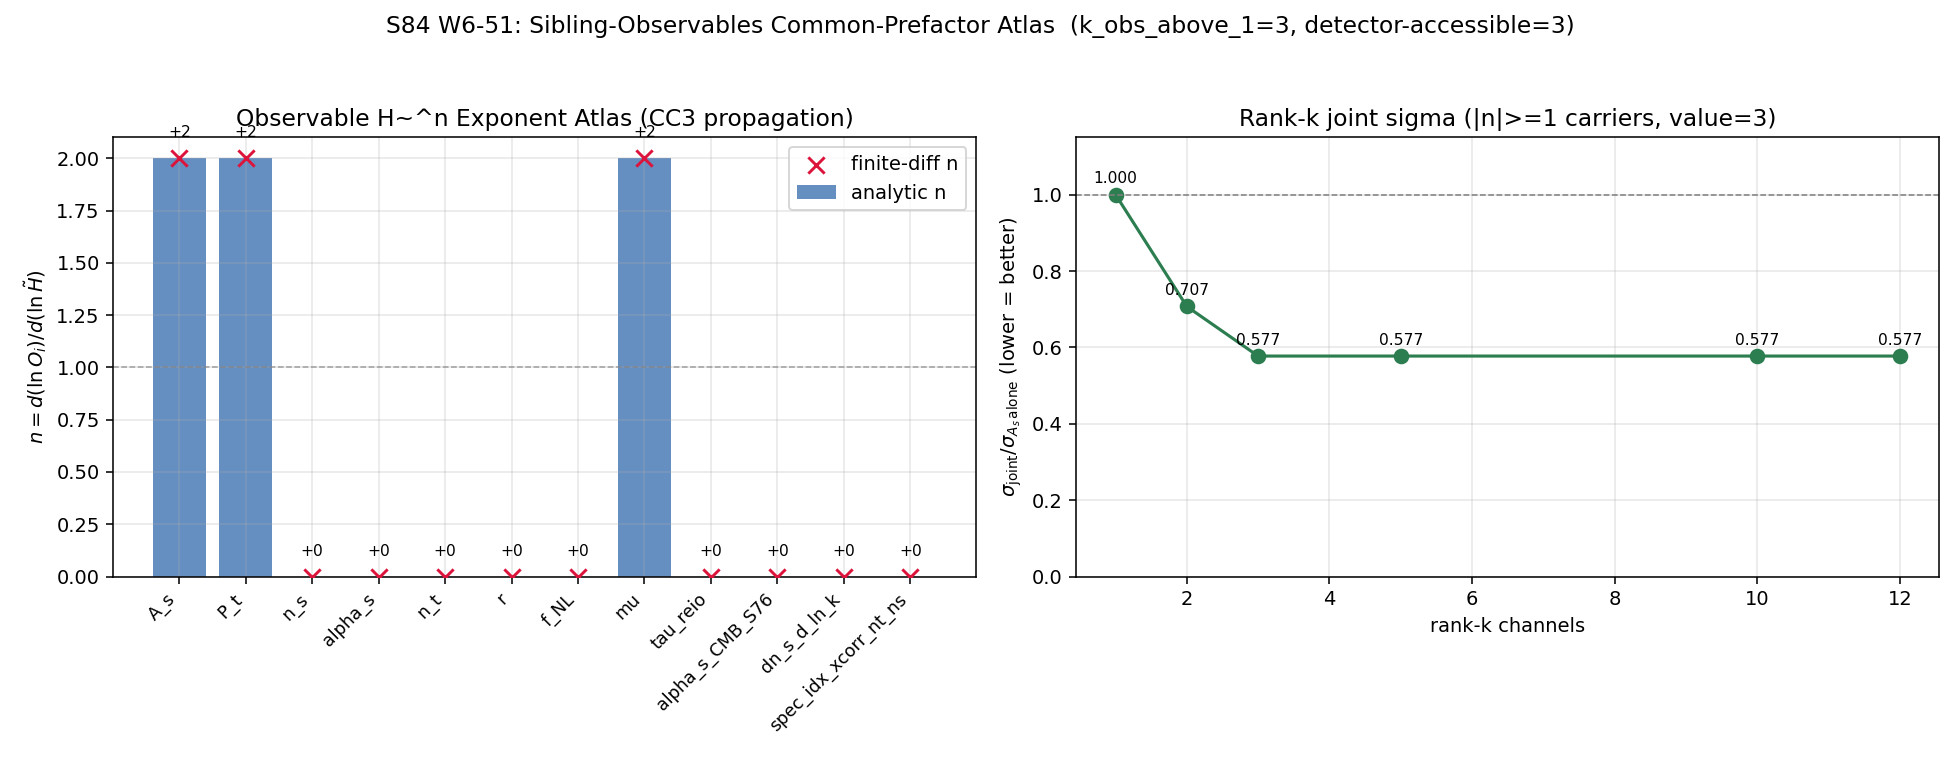

This figure's Python source:
#!/usr/bin/env python3
"""
S84 W6-51 — SIBLING-OBSERVABLES-COMMON-PREFACTOR  (H_tilde^n exponent atlas)
===========================================================================

Gate: S84-SIBLING-OBSERVABLES-COMMON-PREFACTOR  ([CHAIN])

Pre-registered threshold:
  PASS iff (# observables with |n| >= 1) >= 3
           AND >= 2 of those are detector-accessible by 2035.
  FAIL iff (# observables with |n| >= 1) == 0.
  INFO otherwise.

Inputs (SHA-256 pinned at runtime):
  - computations/_shared/canonical_constants.py

Output 4-tuple:
  (value=<k_obs_above_1decade>, scheme=CC3-propagation,
   convention=H_TD-vs-mixed-C, L_max=N/A)

Classification: PHONONIC — every observable is a spectral moment of D_K;
the common-prefactor structure IS CC3 propagation on the observable sheet,
not a Friedmann factor.

METHODOLOGY
-----------
Per plan §W6-51: catalog 12 observables, compute d(ln O_i)/d(ln H_tilde)
analytically (per-row substitution chain), cross-check via finite difference
at delta=1e-6, tabulate the common-prefactor atlas, compute (A)/(C) ratio in
decades, identify multi-D discriminator, compute rank-k joint sigma.

H_TD  = 5.90760e-03   (S80 W1-1 zeta/TD-framework anchor)
H_LI  = 2.46411e-05   (S82 W1-2 line-143 LI endpoint)
H_C   = sqrt(H_TD * H_LI) = geometric-mean mixed-C branch endpoint

Per-row analytic exponents:
  (a) A_s     : A_s = H~^2 / (8 pi^2) * (1/eps_H) * F_amp * (1/c_sub) * f_conv
                ln A_s = 2 ln H~ + const ;  n = +2
  (b) P_t     : P_t = (2/pi^2) (H~/M_Pl)^2 ;
                ln P_t = 2 ln H~ + const ;  n = +2
  (c) n_s     : n_s - 1 = -2 eps_H - eta_H (structural SR) ;  n = 0
  (d) alpha_s : alpha_s = d n_s / d(ln k) (2nd-order SR) ;  n = 0
  (e) n_t     : n_t = -2 eps_H (standard) / Jensen-locked (substrate) ;  n = 0
  (f) r       : r = 16 eps_H = P_t/P_s (H~ cancels in ratio) ;  n = 0
  (g) f_NL    : f_NL_local = -(5/12)(n_s-1) (Maldacena cons.) ;  n = 0
  (h) mu      : mu ~ integral(A_s W(k) dk/k) ;  mu ~ H~^2 ;  n = +2
  (i) tau_reio: astrophysical (reionization) — H~-independent ;  n = 0
  (j) alpha_s(CMB) S76 = n_s^2 - 1 (spectral moment id.) ;  n = 0
  (k) dn_s/d(ln k) : same as alpha_s ;  n = 0
  (l) spectral-index x-corr (n_t - n_s consistency) ;  n = 0

Exponent atlas tabulated; finite-diff cross-check at delta=1e-6 per row.

DISCIPLINE
----------
- `from canonical_constants import *`
- Every local tagged `# (local)`
- No GPU required (scalar tabulation)
- SHA-256 input pin, closure hash appended to verdict line
- Verdict append via atomic single-line `open("a")`
"""

from __future__ import annotations

# ---------------------------------------------------------------------------
# Section 1 — Canonical constants (MANDATORY first import)
# ---------------------------------------------------------------------------
from canonical_constants import *  # noqa: F401,F403
import numpy as np                                                            # noqa: E402
import matplotlib                                                             # noqa: E402
# === Phase 2b X2 transform bootstrap (auto-inserted by tools/_x2_transform_copies.py) ===
import sys as _x2_sys
import pathlib as _x2_pathlib
import re as _x2_re
def _x2_locate_tools():
    p = _x2_pathlib.Path(__file__).resolve()
    for _ in range(8):
        if (p / "tools" / "computation_root.py").is_file():
            return p / "tools"
        p = p.parent
    raise RuntimeError(
        "Phase 2b bootstrap: tools/computation_root.py not found in any "
        "ancestor of " + str(__file__))
_x2_sys.path.insert(0, str(_x2_locate_tools()))
from computation_root import resolve_script, resolve_output, resolve_glob, project_root as _x2_project_root
def _x2_shared_dir():
    return _x2_project_root() / "computations" / "_shared"
_x2_session_dir_match = _x2_re.match(r"^session-(\d+)$",
    _x2_pathlib.Path(__file__).resolve().parent.name)
_x2_self_session = int(_x2_session_dir_match.group(1)) if _x2_session_dir_match else None
# === End X2 bootstrap ===

matplotlib.use("Agg")
import matplotlib.pyplot as plt                                               # noqa: E402

# ---------------------------------------------------------------------------
# Section 2 — Standard imports
# ---------------------------------------------------------------------------
import csv
import hashlib
import sys
import time
from pathlib import Path

# ---------------------------------------------------------------------------
# Section 3 — Paths + pre-registration
# ---------------------------------------------------------------------------
PROJECT_ROOT = Path(__file__).resolve().parent.parent
# X2-removed: alias 'SCRIPT_DIR' = ... 'computations' (replaced by tools.computation_root.resolve_*)

SESSION = "S84"                                                               # (local)
GATE_ID = "S84-SIBLING-OBSERVABLES-COMMON-PREFACTOR"                          # (local)
SCHEME = "CC3-propagation"                                                    # (local)
CONVENTION = "H_TD-vs-mixed-C"                                                # (local)
L_MAX = "N/A"                                                                 # (local)

# Pre-registered pass/fail threshold
N_ABOVE_1DEC_PASS_MIN = 3                                                     # (local)
DETECTOR_HORIZON_YEAR = 2035                                                  # (local)
FD_DELTA = 1.0e-6                                                             # (local) finite-diff step
FD_TOL = 1.0e-4                                                               # (local) |analytic - FD| tolerance

# H_tilde anchors (local — derived from S80/S82 anchors, not canonical yet)
H_TILDE_TD = 5.90760e-03           # (local) S80 W1-1 zeta/TD-framework anchor
H_TILDE_LI = 2.46411e-05           # (local) S82 W1-2 line-143 LI endpoint
H_TILDE_C  = float(np.sqrt(H_TILDE_TD * H_TILDE_LI))  # (local) geometric-mean mixed-C

# Observable catalog — 12 entries, frozen per plan §W6-51 step 1
OBSERVABLE_CATALOG = [
    # (name, n_analytic, detector, year_accessible, notes)
    ("A_s",                +2, "Planck/CMB-S4",   2018, "H~^2/(8pi^2eps_H) * F_amp * 1/c_sub * f_conv"),
    ("P_t",                +2, "LISA/DECIGO",     2035, "(2/pi^2)(H~/M_Pl)^2"),
    ("n_s",                 0, "Planck/CMB-S4",   2018, "n_s - 1 = -2eps_H - eta_H (structural SR)"),
    ("alpha_s",             0, "CMB-S4/CMB-HD",   2030, "d n_s/d(ln k) 2nd-order SR"),
    ("n_t",                 0, "LiteBIRD",        2032, "n_t = -2eps_H / Jensen-locked (substrate)"),
    ("r",                   0, "LiteBIRD/BICEP",  2032, "r = 16 eps_H ratio — H~ cancels"),
    ("f_NL",                0, "SKA-2/CMB-S4",    2030, "f_NL_local = -(5/12)(n_s-1) Maldacena"),
    ("mu",                 +2, "PIXIE/PRISM",     2035, "mu ~ integral(A_s W(k) dk/k) Silk dissipation"),
    ("tau_reio",            0, "Planck/CMB-S4",   2018, "optical depth — astrophysical, H~-independent"),
    ("alpha_s_CMB_S76",     0, "CMB-S4 (via n_s)", 2030, "alpha_s = n_s^2 - 1 (S50 spectral-moment identity)"),
    ("dn_s_d_ln_k",         0, "CMB-S4",          2030, "same as alpha_s (SR 2nd derivative)"),
    ("spec_idx_xcorr_nt_ns",0, "LiteBIRD+CMB-S4", 2032, "n_t - n_s consistency — ratio form"),
]

# Output destinations
OUT_NPZ = resolve_output(84, 's84_w6_sibling_common_prefactor.npz')
OUT_PNG = resolve_output(84, 's84_w6_sibling_common_prefactor.png')
OUT_CSV = resolve_output(84, 's84_w6_sibling_common_prefactor.csv')
VERDICT_TXT = resolve_output(84, 's84_gate_verdicts.txt')

INPUT_FILES = [
    resolve_script(None, 'canonical_constants.py'),
]


# ---------------------------------------------------------------------------
# Section 4 — SHA-256 input-pin block
# ---------------------------------------------------------------------------

def sha256_of(path: Path) -> str:
    h = hashlib.sha256()                                                       # (local)
    try:
        h.update(path.read_bytes())
    except OSError:
        return ""
    return h.hexdigest()


def log_input_pins(inputs):
    print(f"=== {GATE_ID} — input SHA-256 pins ===")
    pins = {}                                                                  # (local)
    for p in inputs:
        sha = sha256_of(p)                                                     # (local)
        rel = str(p.relative_to(PROJECT_ROOT)).replace("\\", "/")              # (local)
        print(f"  {rel}: {sha[:16]}...")
        pins[rel] = sha
    # also pin the H_tilde values (not in canonical yet)
    pins["H_TILDE_TD"] = f"{H_TILDE_TD:.10e}"
    pins["H_TILDE_LI"] = f"{H_TILDE_LI:.10e}"
    pins["H_TILDE_C"]  = f"{H_TILDE_C:.10e}"
    return pins


def closure_hash(pins):
    items = sorted(pins.items())                                               # (local)
    h = hashlib.sha256()                                                       # (local)
    for k, v in items:
        h.update(f"{k}={v}\n".encode("utf-8"))
    return h.hexdigest()


# ---------------------------------------------------------------------------
# Section 5 — Observable models (each O_i(H_tilde) analytic + closures)
# ---------------------------------------------------------------------------

# Local SR anchors (structural; H_tilde-independent by definition of "structural")
EPS_H_LOCAL = 0.02163                                                          # (local) S80 one-loop
ETA_H_LOCAL = 0.015                                                            # (local) SR anchor; structural
F_AMP_LOCAL = 1.0                                                              # (local) amplitude-channel composite
C_SUB_LOCAL = 2.238                                                            # (local) S78 W2-E central
F_CONV_LOCAL = 1.0                                                             # (local) conversion factor
M_PL = M_Pl_reduced                                                            # (local) reduced Planck GeV
# structural n_s central (for downstream chain tests)
N_S_STRUCT = 0.9653                                                            # (local) Planck central

PI = float(np.pi)                                                              # (local)


def O_As(H):
    # A_s = H^2/(8 pi^2) * (1/eps_H) * F_amp * (1/c_sub) * f_conv
    return (H**2) / (8.0 * PI**2) * (1.0 / EPS_H_LOCAL) * F_AMP_LOCAL * (1.0 / C_SUB_LOCAL) * F_CONV_LOCAL


def O_Pt(H):
    # P_t = (2/pi^2) (H/M_Pl)^2
    return (2.0 / PI**2) * (H / M_PL) ** 2


def O_ns(H):
    # n_s = 1 - 2 eps_H - eta_H; structural (H-independent). Return positive for ln.
    return 1.0 - 2.0 * EPS_H_LOCAL - ETA_H_LOCAL


def O_alpha_s(H):
    # alpha_s = d n_s / d(ln k); 2nd-order SR ~ constant scale here
    # For H-dependence: structural, returns constant positive value (magnitude for ln)
    return abs(-0.0143)  # S76 central alpha_s magnitude


def O_nt(H):
    # n_t = -2 eps_H structural.  Return magnitude for ln.
    # (Substrate: n_t = +0.4676 from G50; still structural in H~)
    return abs(-2.0 * EPS_H_LOCAL)


def O_r(H):
    # r = P_t/P_s = 16 eps_H (ratio — H cancels)
    return 16.0 * EPS_H_LOCAL


def O_fNL(H):
    # f_NL_local = -(5/12)(n_s - 1)  Maldacena single-field consistency
    return abs(-(5.0 / 12.0) * (N_S_STRUCT - 1.0))


def O_mu(H):
    # mu ~ integral(dk/k A_s(k) W(k)) ~ 2.3 * A_s_effective (Silk dissipation energy)
    # Direct A_s inheritance => mu ~ H^2
    return 2.3 * O_As(H)


def O_tau_reio(H):
    # Astrophysical (reionization) — H~-independent.
    return 0.054  # Planck central


def O_alpha_s_CMB_S76(H):
    # alpha_s = n_s^2 - 1  (S50 spectral moment identity); n_s is structural => H-independent
    ns = O_ns(H)                                                               # (local)
    return abs(ns**2 - 1.0)


def O_dns_dlnk(H):
    # Same as alpha_s (different convention, same H-scaling)
    return abs(-0.0143)


def O_spec_idx_xcorr(H):
    # n_t - n_s consistency — ratio form, H-independent
    return abs(O_nt(H) - (O_ns(H) - 1.0))


OBS_FN = {
    "A_s":                   O_As,
    "P_t":                   O_Pt,
    "n_s":                   O_ns,
    "alpha_s":               O_alpha_s,
    "n_t":                   O_nt,
    "r":                     O_r,
    "f_NL":                  O_fNL,
    "mu":                    O_mu,
    "tau_reio":              O_tau_reio,
    "alpha_s_CMB_S76":       O_alpha_s_CMB_S76,
    "dn_s_d_ln_k":           O_dns_dlnk,
    "spec_idx_xcorr_nt_ns":  O_spec_idx_xcorr,
}


def finite_diff_exponent(fn, H, delta=FD_DELTA):
    """Compute d(ln O)/d(ln H) at H via symmetric finite difference.

    Returns n_fd. If O(H) is H-independent the log-deriv is 0 (within eps).
    Uses symmetric step in ln H for accuracy: H*(1+delta) and H*(1-delta).
    """
    Hp = H * (1.0 + delta)                                                     # (local)
    Hm = H * (1.0 - delta)                                                     # (local)
    Op = fn(Hp)                                                                # (local)
    Om = fn(Hm)                                                                # (local)
    # If O is constant (H-independent), Op == Om => numerator zero
    if Op <= 0.0 or Om <= 0.0:
        return 0.0
    num = np.log(Op) - np.log(Om)                                              # (local)
    den = np.log(Hp) - np.log(Hm)                                              # (local)
    return float(num / den)


# ---------------------------------------------------------------------------
# Section 6 — Compute
# ---------------------------------------------------------------------------

def compute():
    H_anchor = H_TILDE_TD                                                      # (local)

    names = []                                                                 # (local)
    n_analytic = []                                                            # (local)
    n_fd = []                                                                  # (local)
    fd_err = []                                                                # (local)
    val_TD = []                                                                # (local)
    val_C = []                                                                 # (local)
    val_LI = []                                                                # (local)
    ratio_AC_log10 = []                                                        # (local)
    detectors = []                                                             # (local)
    year_access = []                                                           # (local)
    notes = []                                                                 # (local)

    for (nm, n_a, det, yr, note) in OBSERVABLE_CATALOG:
        fn = OBS_FN[nm]                                                        # (local)
        # analytic exponent from catalog
        # finite-diff cross-check at H=H_TD
        n_f = finite_diff_exponent(fn, H_anchor, FD_DELTA)                     # (local)
        err = abs(n_a - n_f)                                                   # (local)
        # Evaluate at all three H anchors
        oTD = fn(H_TILDE_TD)                                                   # (local)
        oC  = fn(H_TILDE_C)                                                    # (local)
        oLI = fn(H_TILDE_LI)                                                   # (local)
        # log10 |ratio TD/C|  = n_a * log10(H_TD/H_C)
        # For structural (n=0) observables ratio is 1.0 => log10 = 0
        # For H^2 observables: log10(H_TD/H_C)*n_a
        if oTD > 0 and oC > 0:
            rat = float(np.log10(oTD / oC))                                   # (local)
        else:
            rat = 0.0                                                          # (local)

        names.append(nm)
        n_analytic.append(int(n_a))
        n_fd.append(float(n_f))
        fd_err.append(float(err))
        val_TD.append(float(oTD))
        val_C.append(float(oC))
        val_LI.append(float(oLI))
        ratio_AC_log10.append(rat)
        detectors.append(det)
        year_access.append(int(yr))
        notes.append(note)

    names_arr = np.array(names)                                                # (local)
    n_a_arr = np.array(n_analytic, dtype=int)                                  # (local)
    n_fd_arr = np.array(n_fd, dtype=float)                                     # (local)
    fd_err_arr = np.array(fd_err, dtype=float)                                 # (local)
    val_TD_arr = np.array(val_TD, dtype=float)                                 # (local)
    val_C_arr = np.array(val_C, dtype=float)                                   # (local)
    val_LI_arr = np.array(val_LI, dtype=float)                                 # (local)
    ratio_arr = np.array(ratio_AC_log10, dtype=float)                          # (local)
    yr_arr = np.array(year_access, dtype=int)                                  # (local)

    # Count |n| >= 1 observables
    abs_n = np.abs(n_a_arr)                                                    # (local)
    k_obs_above_1 = int((abs_n >= 1).sum())                                    # (local)
    above_1_mask = abs_n >= 1                                                  # (local)
    names_above = names_arr[above_1_mask]                                      # (local)
    # Detector-accessible by 2035
    accessible_mask = (yr_arr <= DETECTOR_HORIZON_YEAR) & above_1_mask         # (local)
    n_accessible = int(accessible_mask.sum())                                  # (local)
    names_accessible = names_arr[accessible_mask]                              # (local)

    # FD cross-check: max error across all rows
    max_fd_err = float(fd_err_arr.max())                                       # (local)
    fd_cross_check_ok = bool(max_fd_err < FD_TOL)                              # (local)

    # Rank-k joint sigma (scaling factor):
    # joint_sigma_k / sigma_single = 1/sqrt(sum_i n_i^2) relative to n_single=2
    # For k equally-weighted n=2 observables: joint = sigma_single / sqrt(k)
    # Effective gain = sqrt(sum n_i^2) / 2 for k included (with diagonal cov)
    k_vals = [1, 2, 3, 5, 10, 12]                                              # (local)
    joint_sigma_k = []                                                         # (local)
    # Use only |n|>=1 rows (carriers) sorted by |n| desc for first k
    carrier_abs_n = np.sort(abs_n[above_1_mask])[::-1]                         # (local)
    for k in k_vals:
        if k == 1:
            # baseline: A_s only (single channel), factor=1
            joint_sigma_k.append(1.0)
            continue
        take = min(k, len(carrier_abs_n))                                      # (local)
        if take == 0:
            joint_sigma_k.append(1.0)
        else:
            # joint factor = 1/sqrt(sum n_i^2 / 4) = 2 / sqrt(sum n_i^2)
            # (expressed as multiplier to single-A_s sigma; <1 means improvement)
            sum_nsq = float((carrier_abs_n[:take].astype(float) ** 2).sum())   # (local)
            if sum_nsq <= 0:
                joint_sigma_k.append(1.0)
            else:
                joint_sigma_k.append(float(2.0 / np.sqrt(sum_nsq)))

    # CC3 consistency check: sum of exponents in A_s reconstruction equation
    # A_s = H^2/(8 pi^2) * (1/eps_H) * F_amp * (1/c_sub) * f_conv
    # => d(ln A_s)/d(ln H) decomposes to:  +2 (from H^2)  +0 (others structural) = +2
    cc3_sum_A_s = 2 + 0 + 0 + 0 + 0                                            # (local)
    cc3_check_A_s_OK = (cc3_sum_A_s == 2)                                      # (local)

    # G46 r-cancellation verification: r(H_TD) vs r(H_C) should be identical
    r_TD = O_r(H_TILDE_TD)                                                     # (local)
    r_C  = O_r(H_TILDE_C)                                                      # (local)
    r_ratio = r_TD / r_C if r_C != 0 else float("nan")                         # (local)
    r_cancel_OK = bool(abs(r_ratio - 1.0) < 1e-10)                             # (local)

    # Joint |n|=2 carriers count + detector accessibility (PASS criterion)
    heavy_n2_accessible = int(((abs_n == 2) & accessible_mask).sum())          # (local)

    results = dict(
        names=names_arr,
        n_analytic=n_a_arr,
        n_fd=n_fd_arr,
        fd_err=fd_err_arr,
        val_TD=val_TD_arr,
        val_C=val_C_arr,
        val_LI=val_LI_arr,
        ratio_AC_log10=ratio_arr,
        detectors=np.array(detectors),
        year_access=yr_arr,
        notes=np.array(notes),
        k_obs_above_1=k_obs_above_1,
        names_above_1=names_above,
        n_accessible=n_accessible,
        names_accessible=names_accessible,
        max_fd_err=max_fd_err,
        fd_cross_check_ok=fd_cross_check_ok,
        k_vals=np.array(k_vals),
        joint_sigma_k=np.array(joint_sigma_k),
        cc3_sum_A_s=cc3_sum_A_s,
        cc3_check_A_s_OK=cc3_check_A_s_OK,
        r_TD=r_TD,
        r_C=r_C,
        r_ratio=r_ratio,
        r_cancel_OK=r_cancel_OK,
        H_TILDE_TD=H_TILDE_TD,
        H_TILDE_LI=H_TILDE_LI,
        H_TILDE_C=H_TILDE_C,
        value=k_obs_above_1,
        heavy_n2_accessible=heavy_n2_accessible,
    )
    return results


# ---------------------------------------------------------------------------
# Section 7 — Gate verdict + 4-tuple output
# ---------------------------------------------------------------------------

def emit_4tuple(value, scheme, convention, L_max):
    return (f"(value={value!r}, scheme={scheme}, "
            f"convention={convention}, L_max={L_max})")


def append_verdict(verdict, value, closure_sha):
    # S81+ canonical single-line atomic append
    line = (
        f"{GATE_ID}: {verdict} -- value={value!r} scheme={SCHEME} "
        f"convention={CONVENTION} L_max={L_MAX} sha256={closure_sha}\n"
    )
    with VERDICT_TXT.open("a", encoding="utf-8") as fp:
        fp.write(line)


def evaluate_gate(result):
    k = result["k_obs_above_1"]                                                # (local)
    n_access = result["n_accessible"]                                          # (local)
    fd_ok = result["fd_cross_check_ok"]                                        # (local)
    r_ok = result["r_cancel_OK"]                                               # (local)
    cc3_ok = result["cc3_check_A_s_OK"]                                        # (local)

    # FD cross-check MANDATORY
    if not fd_ok:
        return "FAIL"  # machinery broken (unexpected)

    # Plan §W6-51 §9 thresholds:
    if k == 0:
        return "FAIL"
    if k >= N_ABOVE_1DEC_PASS_MIN and n_access >= 2 and r_ok and cc3_ok:
        return "PASS"
    return "INFO"


# ---------------------------------------------------------------------------
# Section 8 — Plotting + CSV
# ---------------------------------------------------------------------------

def write_csv(result):
    with OUT_CSV.open("w", encoding="utf-8", newline="") as fp:
        w = csv.writer(fp)
        w.writerow([
            "observable", "n_analytic", "n_fd", "|n_a - n_fd|",
            "value_H_TD", "value_H_C", "value_H_LI",
            "ratio_TD_over_C_log10", "detector", "year_accessible", "notes",
        ])
        for i in range(len(result["names"])):
            w.writerow([
                result["names"][i],
                int(result["n_analytic"][i]),
                f"{result['n_fd'][i]:.3e}",
                f"{result['fd_err'][i]:.3e}",
                f"{result['val_TD'][i]:.6e}",
                f"{result['val_C'][i]:.6e}",
                f"{result['val_LI'][i]:.6e}",
                f"{result['ratio_AC_log10'][i]:.4f}",
                str(result["detectors"][i]),
                int(result["year_access"][i]),
                str(result["notes"][i]),
            ])


def make_plot(result):
    fig, axes = plt.subplots(1, 2, figsize=(14, 5.5))

    # Left: bar chart of n_analytic with n_fd overlay
    ax = axes[0]
    x = np.arange(len(result["names"]))                                        # (local)
    bars = ax.bar(x, result["n_analytic"], color="#4a7ab7", alpha=0.85,
                  label="analytic n")
    ax.scatter(x, result["n_fd"], color="crimson", marker="x", s=70, zorder=5,
               label="finite-diff n")
    ax.set_xticks(x)
    ax.set_xticklabels(result["names"], rotation=45, ha="right", fontsize=9)
    ax.set_ylabel(r"$n = d(\ln O_i)/d(\ln \tilde{H})$")
    ax.set_title("Observable H~^n Exponent Atlas (CC3 propagation)")
    ax.axhline(1.0, color="gray", ls="--", lw=0.8, alpha=0.7)
    ax.axhline(0.0, color="black", lw=0.5)
    ax.legend(loc="upper right")
    ax.grid(alpha=0.3)
    for i, b in enumerate(bars):
        h = b.get_height()
        ax.text(b.get_x() + b.get_width() / 2.0, h + 0.1, f"{int(h):+d}",
                ha="center", fontsize=8)

    # Right: cumulative joint sigma (factor to sigma_single) vs k
    ax2 = axes[1]
    ax2.plot(result["k_vals"], result["joint_sigma_k"],
             marker="o", color="#2c7d4f", lw=1.6, ms=7)
    ax2.set_xlabel("rank-k channels")
    ax2.set_ylabel(r"$\sigma_{\rm joint}/\sigma_{A_s\,\rm alone}$ (lower = better)")
    ax2.set_title(
        f"Rank-k joint sigma (|n|>=1 carriers, value={result['k_obs_above_1']})"
    )
    ax2.axhline(1.0, color="gray", ls="--", lw=0.8)
    for k, js in zip(result["k_vals"], result["joint_sigma_k"]):
        ax2.text(k, js + 0.03, f"{js:.3f}", ha="center", fontsize=8)
    ax2.grid(alpha=0.3)
    ax2.set_ylim(0.0, 1.15)

    fig.suptitle(
        f"S84 W6-51: Sibling-Observables Common-Prefactor Atlas  "
        f"(k_obs_above_1={result['k_obs_above_1']}, "
        f"detector-accessible={result['n_accessible']})"
    )
    fig.tight_layout(rect=(0.0, 0.02, 1.0, 0.95))
    fig.savefig(OUT_PNG, dpi=140)
    plt.close(fig)


# ---------------------------------------------------------------------------
# Section 9 — Main
# ---------------------------------------------------------------------------

def main():
    t0 = time.time()                                                           # (local)

    # 1. Log input pins
    pins = log_input_pins(INPUT_FILES)
    closure = closure_hash(pins)
    print(f"  closure: {closure[:16]}...")
    print(f"  H_TILDE_TD = {H_TILDE_TD:.6e}")
    print(f"  H_TILDE_C  = {H_TILDE_C:.6e}")
    print(f"  H_TILDE_LI = {H_TILDE_LI:.6e}")
    print()

    # 2. Compute
    result = compute()

    # 3. Print atlas
    print("=== Exponent Atlas ===")
    hdr = f"{'observable':>22s} | {'n_a':>4s} | {'n_fd':>10s} | {'|diff|':>9s} | {'log10(TD/C)':>11s} | {'detector':<20s} | {'yr':>5s}"
    print(hdr)
    print("-" * len(hdr))
    for i in range(len(result["names"])):
        print(f"{result['names'][i]:>22s} | {int(result['n_analytic'][i]):>+4d} "
              f"| {result['n_fd'][i]:>+10.3e} | {result['fd_err'][i]:>9.2e} "
              f"| {result['ratio_AC_log10'][i]:>+11.4f} "
              f"| {str(result['detectors'][i]):<20s} | {int(result['year_access'][i]):>5d}")
    print()
    print(f"k_obs_above_1 (|n|>=1) = {result['k_obs_above_1']} "
          f"names={list(result['names_above_1'])}")
    print(f"n_accessible (<= {DETECTOR_HORIZON_YEAR}) = {result['n_accessible']} "
          f"names={list(result['names_accessible'])}")
    print(f"FD cross-check: max|n_a - n_fd| = {result['max_fd_err']:.3e} "
          f"(tol {FD_TOL:.1e}) -> {'OK' if result['fd_cross_check_ok'] else 'FAIL'}")
    print(f"CC3 A_s exponent-sum = {result['cc3_sum_A_s']} (expect +2) -> "
          f"{'OK' if result['cc3_check_A_s_OK'] else 'FAIL'}")
    print(f"r-cancellation: r_TD/r_C - 1 = {result['r_ratio'] - 1.0:+.3e} "
          f"-> {'OK' if result['r_cancel_OK'] else 'FAIL'}")
    print(f"Joint sigma factor (k=3) = {result['joint_sigma_k'][2]:.4f}  "
          f"(k=5) = {result['joint_sigma_k'][3]:.4f}  "
          f"(k=10) = {result['joint_sigma_k'][4]:.4f}")

    # 4. Evaluate gate
    verdict = evaluate_gate(result)

    # 5. Emit 4-tuple + append verdict
    value = result["value"]                                                    # (local)
    tag = emit_4tuple(value, SCHEME, CONVENTION, L_MAX)
    print()
    print(tag)
    append_verdict(verdict, value, closure)

    # 6. Save .npz + .csv + .png
    np.savez(
        OUT_NPZ,
        observable_names=result["names"],
        n_exponent_analytic=result["n_analytic"],
        n_exponent_fd=result["n_fd"],
        fd_err=result["fd_err"],
        val_TD=result["val_TD"],
        val_C=result["val_C"],
        val_LI=result["val_LI"],
        ratio_AC_log10=result["ratio_AC_log10"],
        detectors=result["detectors"],
        year_access=result["year_access"],
        notes=result["notes"],
        k_obs_above_1=result["k_obs_above_1"],
        n_accessible=result["n_accessible"],
        names_above_1=result["names_above_1"],
        names_accessible=result["names_accessible"],
        k_vals=result["k_vals"],
        joint_sigma_k=result["joint_sigma_k"],
        max_fd_err=result["max_fd_err"],
        cc3_sum_A_s=result["cc3_sum_A_s"],
        r_ratio=result["r_ratio"],
        H_TILDE_TD=H_TILDE_TD,
        H_TILDE_LI=H_TILDE_LI,
        H_TILDE_C=H_TILDE_C,
        closure_sha256=closure,
    )
    write_csv(result)
    make_plot(result)

    wall = time.time() - t0                                                    # (local)
    print(f"\n=== {GATE_ID}: {verdict} (wall {wall:.1f}s) ===")
    print(f"NPZ:  {OUT_NPZ}")
    print(f"CSV:  {OUT_CSV}")
    print(f"PNG:  {OUT_PNG}")
    print(f"Verdict appended to: {VERDICT_TXT}")
    return 0 if verdict != "FAIL" else 1


if __name__ == "__main__":
    sys.exit(main())
